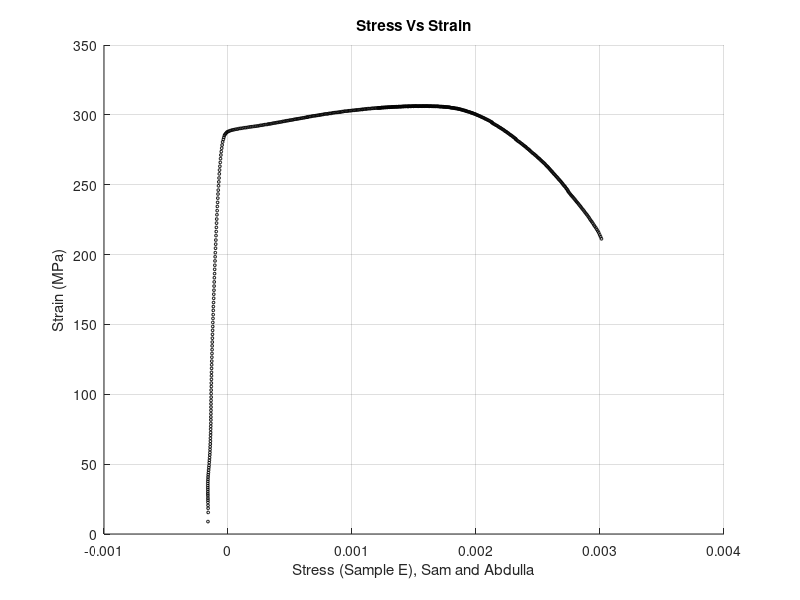

The MATLAB source for this figure: (Note: this script raises an error after producing the figure.)
%% TensileLab: ASEN 1022-100: Materials Sci Aerospace

% This script will analyze, and measure the failure loads and locations of
% test specimens made from two types of Aluminum alloys. Part of a class
% lab expierment.
%
%
% Done by: Geraldine Fuentes, Raymie Fotherby, Sam Hartman, and Abdulla AlAmeri.
%
%

%% Prepare the data

clear
clc
close all


load('Group4_Brittle.mat') % Importing data.
load('Group4_Ductile.mat') %Importing data


%________________________
% FORCE, ELONGATION, AND AREA

ForceC_SA = ForceC_SA .* ( 4.4482216 ); % Convert from Pound-force to Newton
ForceE_SA = ForceE_SA .* ( 4.4482216 ); % Convert from Pound-force to Newton


ElongationC_SA = ElongationC_SA .* (0.0254); %  Convert from inch to m.
ElongationE_SA = ElongationE_SA .* (0.0254); %  Convert from inch to m.


ThicknessSA_C = ThicknessSA_C * (0.0254); % Convert from inch to m.
ThicknessSA_E = ThicknessSA_C * (0.0254); % Convert from inch to m.


WidthSA_C = WidthSA_C * (0.0254); % Convert from inch to m.
WidthSA_E = WidthSA_E * (0.0254); % Convert from inch to m.


Area_SA_C = ThicknessSA_C * WidthSA_C ; % Calculating the estimated cross sectional area
Area_SA_E = ThicknessSA_E * WidthSA_E ; % Calculating the estimated cross sectional area

%________________________
% Stress and Strain


Stress_SA_C = (ForceC_SA ./ Area_SA_C) .* (10^(-6)) ; % Calculating stress ( Force / Area ) and convert to MPa.
Stress_SA_E = (ForceE_SA ./ Area_SA_C).* (10^(-6)) ; % Calculating stress ( Force / Area ) and convert to MPa.


Strain_SA_C = ElongationC_SA ./ 1 ; % Calculating Strain ( Elongation / length )
Strain_SA_E = ElongationE_SA ./ 1 ; % Calculating Strain ( Elongation / length )

%% Elminating the data that caues noise

%Elminate negative stress and related strain.

Stress_SA_E(Stress_SA_E < 0 ) = [];
Stress_SA_C(Stress_SA_C < 0 ) = [];
Strain_SA_E(723) = [];
Strain_SA_E(722) = [];
Strain_SA_C(121) = [];
Strain_SA_C(120) = [];

%% Estimating Young's modulus to use it to elminate  the data the causes noise

%We can see from the data that between 200 MPa and 250 we have linarity,
%will average the data there for stress and strain to get estimate of
%youngs mouduls and then elminate the data that has a tangent line falls
%outside a small range of our young's modulus, this is roughly between raws
%160 to 197.

Youngs_SA_E = mean( (Stress_SA_E(160:197)) ./ (Strain_SA_E(160:197)) ); % MPa

%Linarity roughly around  eneds aroun 285 MPa stress, which is arround raw
%225
for i = 1:225 
    if abs(Youngs_SA_E() - (Stress_SA_E(i)/Strain_SA_E(i))) > 0.001
        
        Stress_SA_E(i) = [];
        Strain_SA_E(i) = [];
        
    end
    
    
end




%% Elminating noise/ Plotting.

close all

%Stress = Stress(118:length(Stress),:) % Elminating noise from stress
%Strain = Strain(118:length(Strain),:) % Eliminating noise from strain


scatter(Strain_SA_E,Stress_SA_E,4,'k')
grid
xlabel('Stress (Sample E), Sam and Abdulla')
ylabel('Strain (MPa)')
title ('Stress Vs Strain')

%%

clc
close all

f = lsqcurvefit(Stress_SA_E,Strain_SA_E,2)
